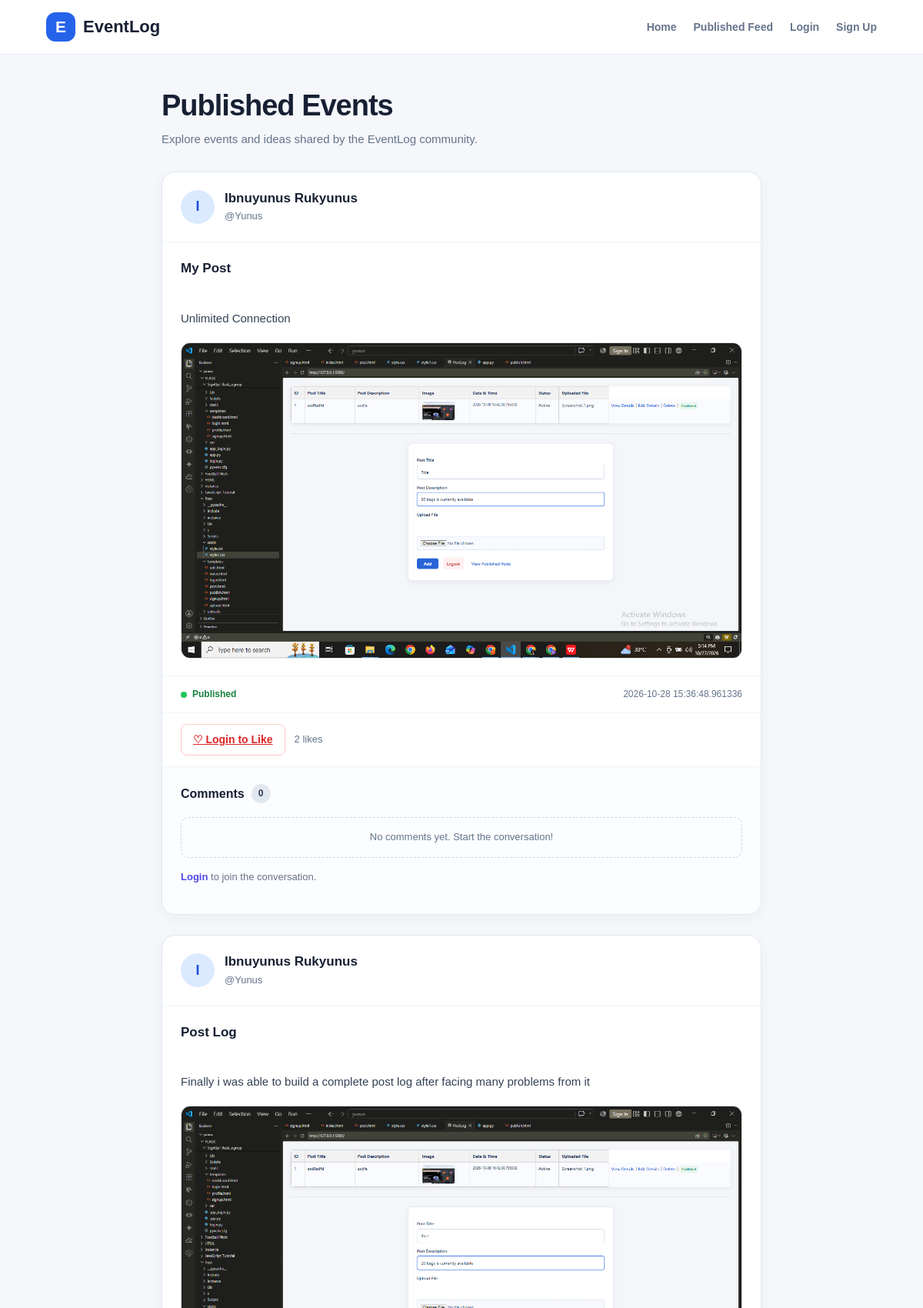
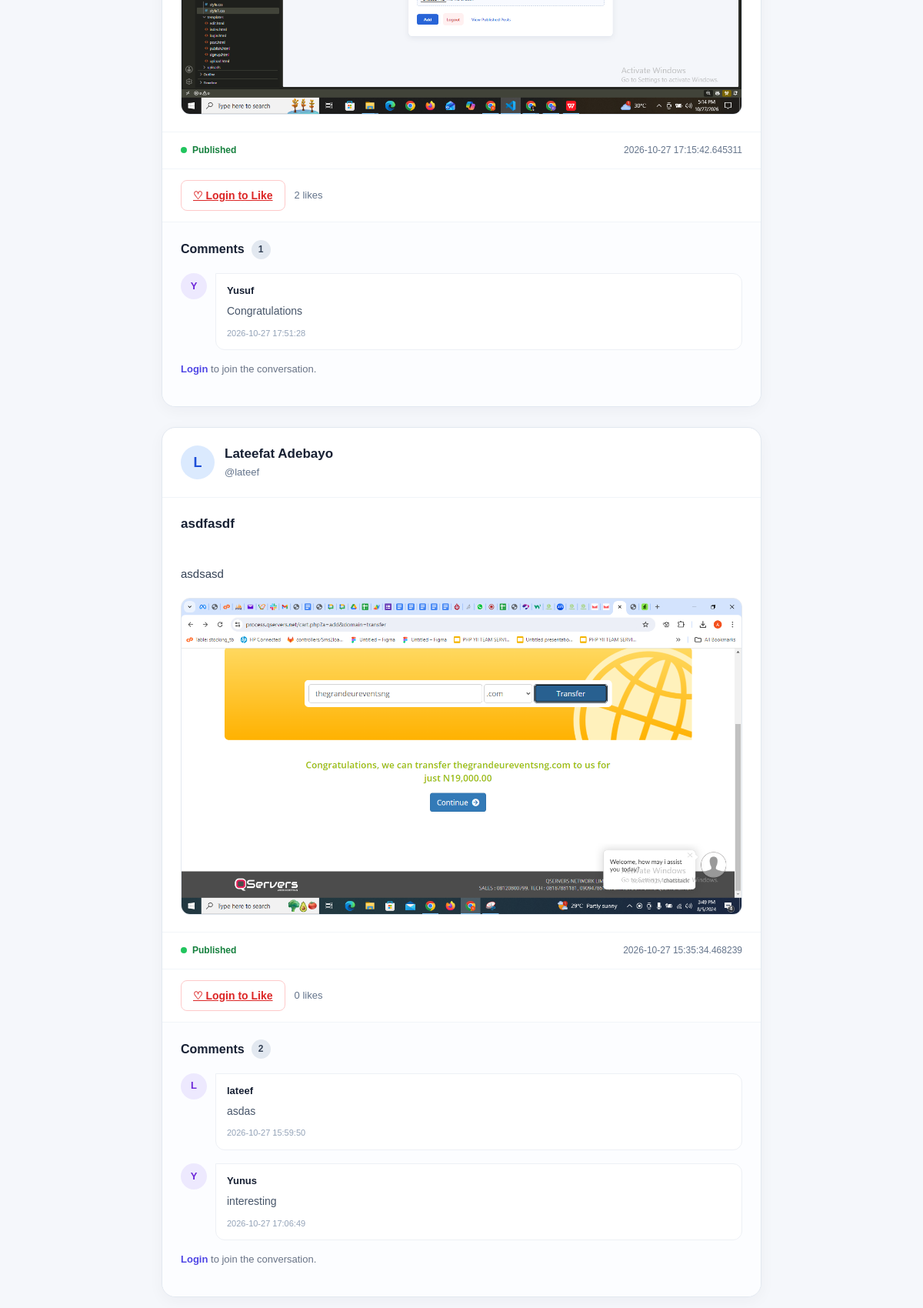
Screenshot of /published (upper part) with the database file from the repository (2 pictures, top to bottom).
### app.py (models this page shows)
    class User(db.Model, UserMixin):
        id = mapped_column(db.Integer, primary_key=True)
        Firstname = mapped_column(db.String)
        Lastname = mapped_column(db.String)
        Username = mapped_column(db.String, unique=True, nullable=False)
        Email = mapped_column(db.String)
        Password = mapped_column(db.String, nullable=False)
        date = mapped_column(db.String)

    class Post(db.Model):
        id = mapped_column(db.Integer, primary_key=True)
        title = mapped_column(db.String)
        description = mapped_column(db.String)
        date = mapped_column(db.String)
        status = mapped_column(db.String)
        upload = mapped_column(db.String)
        published = mapped_column(db.Boolean, default=False)
        user_id = mapped_column(db.Integer, db.ForeignKey('user.id'), nullable=False)

    class Comment(db.Model):
        id = mapped_column(db.Integer, primary_key=True)
        content = mapped_column(db.String, nullable=False)
        post_id = mapped_column(db.Integer, db.ForeignKey('post.id'), nullable=False)
        user_id = mapped_column( db.Integer, db.ForeignKey('user.id'), nullable=False)
        date = mapped_column(db.String)

### app.py (the view, shortened to what this page needs)
    @app.route('/published')
    def published_posts():
        rows = db.session.execute(
            db.select(Post, User)
            .join(User, Post.user_id == User.id)
            .where(
                Post.published == True,
                Post.status == "Active"
            )
            .order_by(Post.date.desc())
        ).all()
        post_ids = [post.id for post, author in rows]
        if post_ids:
            comments = Comment.query.filter(
                Comment.post_id.in_(post_ids)
            ).all()
        else:
            comments = []
        comment_user_ids = {comment.user_id for comment in comments}
        users = User.query.filter(
            User.id.in_(comment_user_ids)
        ).all() if comment_user_ids else []
        comment_usernames = {
            user.id: user.Username for user in users
        }
        like_counts = {post_id: 0 for post_id in post_ids}
        if post_ids:
            like_rows = db.session.execute(
                db.select(
                    Like.post_id,
                    db.func.count(Like.id)
                )
                .where(Like.post_id.in_(post_ids))
                .group_by(Like.post_id)
            ).all()
            for post_id, count in like_rows:
                like_counts[post_id] = count
        liked_post_ids = set()
        return render_template(
            'publish.html',
            rows=rows,
            comments=comments,
            comment_usernames=comment_usernames,
            like_counts=like_counts,
            liked_post_ids=liked_post_ids
        )

### templates/publish.html (shortened to what this page needs)
<!DOCTYPE html>
<html lang="en">
<head>
    <link rel="stylesheet" href="{{ url_for('static', filename='published.css') }}">
</head>
<body class="published-page">
    <header class="pub-header">
        <a href="{{ url_for('landing') }}" class="pub-brand">
            <span class="pub-brand-icon">E</span>
            <span>EventLog</span>
        </a>
        <nav class="pub-nav">
            <a href="{{ url_for('landing') }}" class="pub-nav-link">
                Home
            </a>
            <a href="{{ url_for('published_posts') }}" class="pub-nav-link">
                Published Feed
            </a>
            {% if current_user.is_authenticated %}
                <a href="{{ url_for('home') }}" class="pub-nav-link">
                    Dashboard
                </a>
                <a href="{{ url_for('people') }}" class="pub-nav-link">
                    People
                </a>
                <a href="{{ url_for('notifications') }}" class="pub-nav-link">
                    Notifications
                    {% if unread_notification_count > 0 %}
                        <span class="notification-badge">
                            {{ unread_notification_count }}
                        </span>
                    {% endif %}
                </a>
                <a href="{{ url_for('profile', username=current_user.Username) }}"
                   class="pub-user-profile">
                    <span class="pub-user-avatar">
                        {{ (current_user.Username or 'U')[0]|upper }}
                    </span>
                    <span class="pub-user-name">
                        {{ current_user.Username }}
                    </span>
                </a>
                <a href="{{ url_for('logout') }}"
                   class="pub-nav-link pub-logout">
                    Logout
                </a>
            {% else %}
                <a href="{{ url_for('login') }}" class="pub-nav-link">
                    Login
                </a>
                <a href="{{ url_for('signup') }}" class="pub-nav-link">
                    Sign Up
                </a>
            {% endif %}
        </nav>
    </header>
    <main class="pub-main">
        <section class="pub-intro">
            <h1>Published Events</h1>
            <p>
                Explore events and ideas shared by the EventLog community.
            </p>
        </section>
        <section class="pub-feed">
            {% for post, author in rows %}
                <article class="pub-post-card">
                    <div class="pub-post-header">
                        <div class="pub-avatar">
                            {{ (author.Firstname or author.Username or 'U')[0]|upper }}
                        </div>
                        <div class="pub-author-info">
                            <h2>
                                {% if author.Firstname or author.Lastname %}
                                    {{ author.Firstname or '' }} {{ author.Lastname or '' }}
                                {% else %}
                                    {{ author.Username }}
                                {% endif %}
                            </h2>
                            <p class="pub-author-name">
                                @{{ author.Username }}
                            </p>
                        </div>
                    </div>
                    <div class="pub-post-content">
                        <h3 class="pub-post-title">
                            {{ post.title }}
                        </h3>
                        <p class="pub-description">
                            {{ post.description }}
                        </p>
                        {% if post.upload %}
                            <div class="pub-media">
                                {% set extension = post.upload.rsplit('.', 1)[-1].lower() %}
                                {% if extension in ['png', 'jpg', 'jpeg', 'gif'] %}
                                    <img
                                        src="{{ url_for('uploaded_file', filename=post.upload) }}"
                                        alt="Image attached to {{ post.title }}"
                                        loading="lazy">
                                {% endif %}
                            </div>
                        {% endif %}
                    </div>
                    <div class="pub-post-meta">
                        <span class="pub-published-label">
                            <span class="pub-status-dot"></span>
                            Published
                        </span>
                        <span class="pub-post-date">
                            {{ post.date }}
                        </span>
                    </div>
                    <div class="pub-like-section">
                        {% if current_user.is_authenticated %}
                            <form method="POST"
                                  action="{{ url_for('toggle_like', id=post.id) }}">
                                <input type="hidden"
                                       name="return_to"
                                       value="published">
                                {% if post.id in liked_post_ids %}
                                    <button type="submit"
                                            class="pub-like-btn pub-liked">
                                        ♥ Unlike
                                    </button>
                                {% else %}
                                    <button type="submit"
                                            class="pub-like-btn">
                                        ♡ Like
                                    </button>
                                {% endif %}
                            </form>
                        {% else %}
                            <a href="{{ url_for('login') }}"
                               class="pub-like-btn">
                                ♡ Login to Like
                            </a>
                        {% endif %}
                        <span class="pub-like-count">
                            {{ like_counts.get(post.id, 0) }}
                            {% if like_counts.get(post.id, 0) == 1 %}
                                like
                            {% else %}
                                likes
                            {% endif %}
                        </span>
                    </div>
                    <section class="pub-comments">
                        {% set post_comments = comments
                            | selectattr('post_id', 'equalto', post.id)
                            | list %}
                        <div class="pub-comments-heading">
                            <h3>Comments</h3>
                            <span class="pub-comment-count">
                                {{ post_comments|length }}
                            </span>
                        </div>
                        <div class="pub-comment-list">
                            {% for comment in post_comments %}
                                <div class="pub-comment">
                                    <div class="pub-comment-avatar">
                                        {{ (comment_usernames.get(comment.user_id, 'Unknown user'))[0]|upper }}
                                    </div>
                                    <div class="pub-comment-body">
                                        <strong class="pub-comment-author">
                                            {{ comment_usernames.get(comment.user_id, 'Unknown user') }}
                                        </strong>
                                        <p>{{ comment.content }}</p>
                                        <small>{{ comment.date }}</small>
                                    </div>
                                </div>
                            {% else %}
                                <p class="pub-no-comments">
                                    No comments yet. Start the conversation!
                                </p>
                            {% endfor %}
                        </div>
                        {% if current_user.is_authenticated %}
                            <form class="pub-comment-form"
                                  method="POST"
                                  action="{{ url_for('add_comment', id=post.id) }}">
                                <input type="hidden"
                                       name="return_to"
                                       value="published">
                                <input
                                    type="text"
                                    name="content"
                                    maxlength="2000"
                                    placeholder="Write a comment..."
                                    aria-label="Write a comment"
                                    required>
                                <button type="submit">
                                    Comment
                                </button>
                            </form>
                        {% else %}
                            <p class="pub-login-prompt">
                                <a href="{{ url_for('login') }}">Login</a>
                                to join the conversation.
                            </p>
                        {% endif %}
                    </section>
                </article>
            {% endfor %}
        </section>
    </main>
</body>
</html>

### rows the page displays
Post: Firstname "Ibnuyunus", Lastname "Rukyunus", Username "Yunus", title "My Post", description "Unlimited Connection", upload (picture), date "2026-10-28 15:36:48.961336", get "2", shows "likes", post_comments "0"
User: Firstname "I", Username "Y", get "Yunus"
Post: Firstname "Ibnuyunus", Lastname "Rukyunus", Username "Yunus", title "Post Log", description "Finally i was able to build a complete post log after facing many problems from it", upload (picture), date "2026-10-27 17:15:42.645311", get "2", shows "likes", post_comments "1"
Comment: content "Congratulations", date "2026-10-27 17:51:28"
User: Username "Y", get "Yusuf"
Post: Firstname "Lateefat", Lastname "Adebayo", Username "lateef", title "asdfasdf", description "asdsasd", upload (picture), date "2026-10-27 15:35:34.468239", get "0", shows "likes", post_comments "2"
User: Firstname "L", Username "L", get "lateef"
Comment: content "asdas", date "2026-10-27 15:59:50"
Comment: content "interesting", date "2026-10-27 17:06:49"
